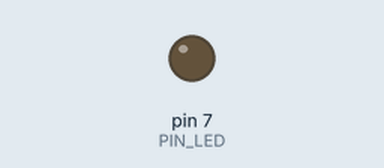
Recording of a sketch running on a simulated Arduino Uno, built with avr-gcc and run on an emulated ATmega328P. Shown: output pins drawn as LEDs (lit = HIGH). Dashed ring = blinking. At 3.2 s the program stops and its outputs stay as they are.

Above: at 0.5 s.
At 2.7 s:
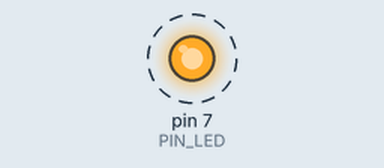
Timing chart, 0 to 3.0 s (numbered marks = the images above):
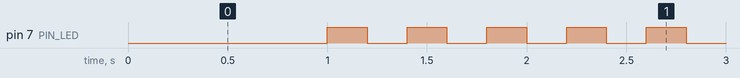

Measured:
- by itself, pin 7 (PIN_LED): alternates HIGH for 0.20 s and LOW for 0.20 s, 11 changes in all, then stays HIGH

The sketch:

03-05P12-20203086-___.ino
```cpp
#define PIN_LED 7

void setup() {
  // put your setup code here, to run once:
  pinMode(PIN_LED, OUTPUT);
}

void loop() {
  // put your main code here, to run repeatedly:
  digitalWrite(PIN_LED, 0);
  delay(1000);
  digitalWrite(PIN_LED, 1);
  delay(200);

  for(int i=0; i<5; i++) {
    digitalWrite(PIN_LED, 0);
    delay(200);
    digitalWrite(PIN_LED, 1);
    delay(200);
  }

  while(1) {}
}
```
